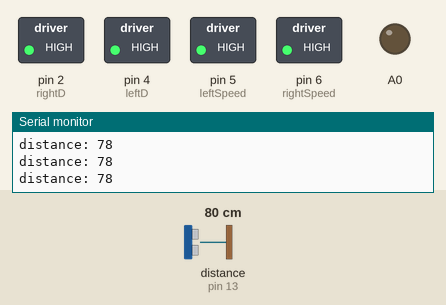
The sketch below on a simulated Arduino Uno, built with avr-gcc and run on an emulated ATmega328P. Shown: switched loads named in the sketch (green lamp = pin HIGH), output pins drawn as LEDs (lit = HIGH), the last lines printed to the serial monitor. Wiring (inferred from the names in the program): ultrasonic range finder: trigger pin 12; echo pin 13. The inputs (shaded band) are chosen by the test bench; at power-on: distance to the obstacle (sensor on pin 13) 80 cm. The echo pulse lasts 58.3 µs per cm; pins used as bus, display or sensor lines are not drawn.

Above: at 1.7 s.
1.8 s: distance to the obstacle (sensor on pin 13) set to 43 cm
3.3 s: distance to the obstacle (sensor on pin 13) set to 36 cm
At 3.8 s:
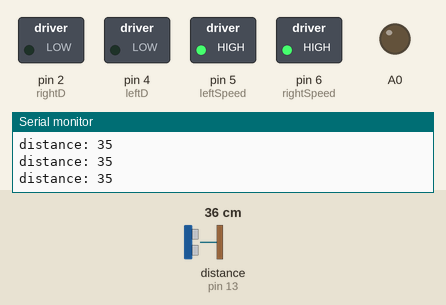
4.8 s: distance to the obstacle (sensor on pin 13) set to 60 cm
At 5.5 s:
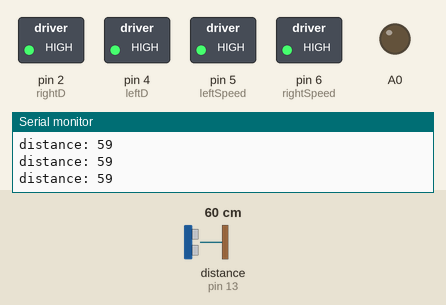
6.3 s: distance to the obstacle (sensor on pin 13) set to 2 cm
At 7.2 s:
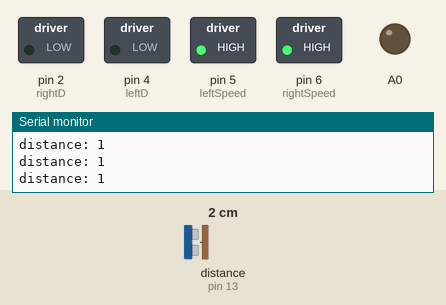
Timing chart, 0 to 8.8 s (numbered marks = the images above; inputs shaded):
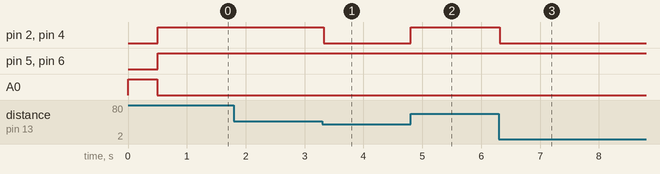

The sketch:

better_car.ino
```cpp
// left wheels
int leftD = 4;
int leftSpeed = 5;

// right wheels
int rightD = 2;
int rightSpeed = 6;

int pwr = 10;     // power to the wheels

// ultrasonic sensor
int trigPin = 12;
int echoPin = 13;
long duration;
int distance;

void setup() {
  Serial.begin(9600);
  Serial.println("Hello World!");

 pinMode(trigPin, OUTPUT);
 pinMode(echoPin, INPUT);


  pinMode(A0, OUTPUT);
  // start of code indicator light
  digitalWrite(A0, HIGH);
  delay(500);
  digitalWrite(A0, LOW);

  // pinMode wheels
  pinMode(leftD, OUTPUT);
  pinMode(leftSpeed, OUTPUT);
  pinMode(rightD, OUTPUT);
  pinMode(rightSpeed, OUTPUT);

  //digitalWrite(rightD, HIGH);    // low is backwards high is forwards
  //digitalWrite(rightSpeed, pwr);
  //digitalWrite(leftD, LOW);    // low is backwards high is forwards
  //digitalWrite(leftSpeed, pwr);
}

void loop() {

  digitalWrite(trigPin, LOW);
  delayMicroseconds(2);

  digitalWrite(trigPin, HIGH);
  delayMicroseconds(10);
  digitalWrite(trigPin, LOW);

  duration = pulseIn(echoPin, HIGH);

  distance = duration * 0.034 / 2;

  Serial.print("distance: ");
  Serial.println(distance);

  if(distance >= 40){
    forward();
  }else if( distance < 40){
    backward();
  }


  }

// function to decide on what direction to go
void forward(){
  digitalWrite(rightSpeed, HIGH);
  digitalWrite(leftSpeed, HIGH);
  digitalWrite(rightD, HIGH);
  digitalWrite(leftD, HIGH);
  delay(50);
}

void backward(){
  digitalWrite(rightSpeed, HIGH);
  digitalWrite(leftSpeed, HIGH);
  digitalWrite(rightD, LOW);
  digitalWrite(leftD, LOW);
  delay(50);
}

void turn(){
  digitalWrite(rightSpeed, HIGH);
  digitalWrite(leftSpeed, HIGH);
}
```

Measured:
- the behaviour switches between 41 and 40 cm on distance to the obstacle (sensor on pin 13) (found by bisection; images 0 and 1)
- after the input at 3.3 s, pin 2 (rightD), pin 4 (leftD): HIGH → LOW at once
- after the input at 4.8 s, pin 2 (rightD), pin 4 (leftD): LOW → HIGH at once
- after the input at 6.3 s, pin 2 (rightD), pin 4 (leftD): HIGH → LOW at once
